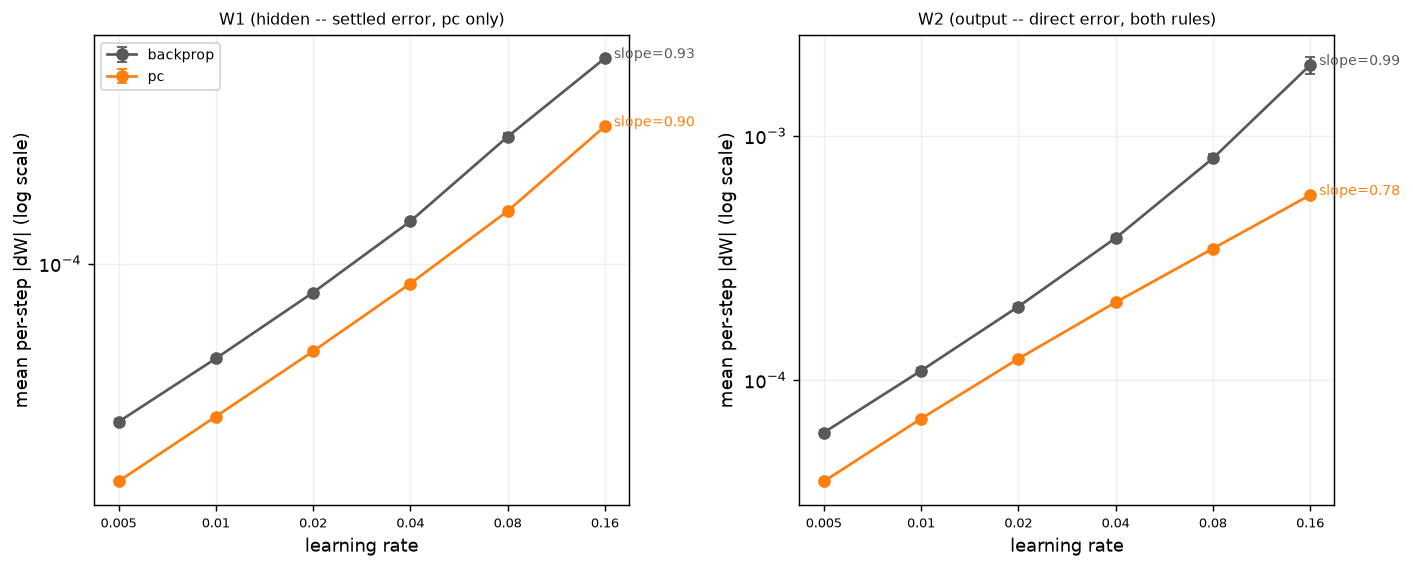

Source code (Python):
"""Does PC's realised per-step weight movement scale sub-linearly with nominal lr relative to
backprop's (a direct mechanistic test of "PC is more robust to lr overshoot"), and is that
confined to W1 -- the hidden-layer weights, whose error signal comes through settling -- while W2
-- the output weights, which use the same direct target-error signal for both rules -- scales the
same way for both, as a built-in control?

Report series 2, decade 344. Motivated by 343: the accuracy-based evidence that PC degrades more
gently than backprop past their shared lr optimum is real in some cells (class-il both metrics,
domain-il crossover) but not others (domain-il retention actually degrades FASTER for pc) -- a
mixed, metric/scenario-confounded picture. This tests the underlying MECHANISM directly, on the
update rule itself, independent of accuracy, forgetting, or crossover's own measurement-resolution
problems (which 343 showed are real at high lr).

DESIGN: fixed-step JOINT training (no continual learning, no early stopping -- a stated deviation
from src.protocol.run/run_classil, needed because early stopping would let different lr/method
combinations see different numbers of updates, contaminating the per-step measurement) on all 10
Class-IL classes at once. N=300 steps, identical across every (method, lr, seed) cell. Same seed
gives both rules an IDENTICAL initial W1/W2 (src.model.init_params keys off seed, not method), so
the only thing that can differ is what each rule's update does to those same starting weights.

MEASUREMENT: src.probes.weight_path_probe (already built, used by scripts 47-49/65 for synaptic
path efficiency) accumulates sum|dw| per synapse over the run. Divided by N, that is each
synapse's mean per-step movement; averaged over the layer, one scalar per layer per run. Fit
log(mean per-step movement) against log(lr): a rule applying update = lr * (error signal) with an
error signal that does not itself depend on lr should show a slope of ~1 (directly proportional).
A slope below 1 means the realised step shrinks relative to what the nominal lr alone would
predict -- the direct signature of a damping mechanism.

lr grid matches 340/343 ([0.005 .. 0.16]) for direct comparability. PC's settle control fixed at
its settled value (dt=0.4, adaptive stop) -- not re-swept here, already established (330-334).
5 seeds (10-14) -- this is a mechanism check, not a headline comparison; cheap to extend if needed.

One figure: 344_weight_step_vs_lr.png, 2 columns (W1, W2) -- mean per-step |dW| vs lr, log-log,
backprop and pc, with fitted slopes annotated.
"""
import sys
from pathlib import Path

ROOT = Path(__file__).resolve().parents[1]
sys.path.insert(0, str(ROOT))

import yaml
import numpy as np
import torch
import matplotlib.pyplot as plt

from src.protocol import PROTOCOL, replace, load, build, figure_path as _figure_path, \
    array_path as _array_path
from src.runner import _loader
from src.probes import weight_path_probe

SMOKE = "--smoke" in sys.argv
REPLOT = "--replot" in sys.argv

OPTIMAL_DT = 0.4
SETTLE_STEP_CAP = 100
SETTLE_DELTA_TOL = 1e-4
SETTLE_PATIENCE = 3

METHODS = ["backprop", "pc"]

with open(Path(__file__).parent / "config_300.yaml") as f:
    CFG = yaml.safe_load(f)

if SMOKE:
    SEEDS, SEED_START = 2, 10
    LR_GRID = [0.01, 0.02]
    N_STEPS = 20
    print("--smoke: tiny budget, results are NOT meaningful\n")
else:
    SEEDS = 5
    SEED_START = CFG["training"]["seed_start"]
    LR_GRID = [0.005, 0.01, 0.02, 0.04, 0.08, 0.16]
    N_STEPS = 300

BASE_PROTOCOL = replace(
    PROTOCOL,
    img_size=CFG["data"]["img_size"], n_tasks=CFG["data"]["n_tasks"],
    classes_per_task=CFG["data"]["classes_per_task"], fashion=CFG["data"]["fashion"],
    scenario="class_il",   # out_dim=10, plain 10-way -- no label remap needed for joint training
    hidden=CFG["architecture"]["hidden"], n_layers=CFG["architecture"]["n_layers"],
    act=CFG["architecture"]["activation"], bias=CFG["architecture"]["bias"],
    init=CFG["architecture"]["init"],
    loss=CFG["output_layer"]["loss"], target=CFG["output_layer"]["target"],
    mask=CFG["output_layer"]["mask"], reduction=CFG["output_layer"]["reduction"],
    optimizer=CFG["training"]["optimizer"], batch=CFG["training"]["batch_size"],
    device=CFG["evaluation"]["device"],
)


def figure_path():
    return _figure_path(__file__, "SMOKE" if SMOKE else "")


def array_path():
    return _array_path(__file__, "SMOKE" if SMOKE else "")


def _row_for(proto, method, lr, seed, data):
    """(mean_per_step_W1, mean_per_step_W2) -- accumulated path length / N_STEPS, averaged over
    each layer's synapses."""
    handle = {}
    kw = dict(lr=lr)
    if method == "pc":
        kw.update(dt=OPTIMAL_DT, steps=SETTLE_STEP_CAP,
                 stop_delta=SETTLE_DELTA_TOL, stop_patience=SETTLE_PATIENCE)
    train_step, predict = build(proto, method, seed, handle=handle, **kw)

    wrapped, path = weight_path_probe(train_step, handle["params"])

    classes = list(range(proto.n_classes))
    loader = _loader(data.train, data.class_idx, classes, proto.batch, seed=seed)
    it = iter(loader)
    for _ in range(N_STEPS):
        try:
            x, y = next(it)
        except StopIteration:
            it = iter(loader)
            x, y = next(it)
        wrapped(x.to(proto.device), y.to(proto.device), active=classes)

    w1 = float((path["W1"] / N_STEPS).mean())
    w2 = float((path["W2"] / N_STEPS).mean())
    return w1, w2


if REPLOT and Path(array_path()).exists():
    rows = list(np.load(array_path(), allow_pickle=True)["data"])
    print("--replot: redrawing from saved arrays, no training\n")
else:
    rows = []
    data = load(BASE_PROTOCOL)   # single load, reused across every cell -- dataset doesn't vary
    for method in METHODS:
        for lr in LR_GRID:
            for seed in range(SEED_START, SEED_START + SEEDS):
                w1, w2 = _row_for(BASE_PROTOCOL, method, lr, seed, data)
                rows.append((method, lr, seed, w1, w2))
        print(f"  {method:9s} done")
    np.savez(array_path(), data=np.array(rows, dtype=object))
    print("saved arrays")


def _vals(col, method, lr):
    return np.array([r[col] for r in rows if r[0] == method and r[1] == lr], dtype=float)


METHOD_COLOR = {"backprop": "0.35", "pc": "tab:orange"}

fig, axes = plt.subplots(1, 2, figsize=(11, 4.5))
print("\nfitted slope: log(mean per-step |dW|) vs log(lr) -- ~1.0 = proportional to lr, "
     "<1.0 = damped relative to lr")
for ax, (name, col) in zip(axes, [("W1 (hidden -- settled error, pc only)", 3),
                                  ("W2 (output -- direct error, both rules)", 4)]):
    print(f"\n  {name}")
    for method in METHODS:
        means = np.array([_vals(col, method, lr).mean() for lr in LR_GRID])
        sems = np.array([_vals(col, method, lr).std(ddof=1) / np.sqrt(_vals(col, method, lr).size)
                        if _vals(col, method, lr).size > 1 else 0.0 for lr in LR_GRID])
        ax.errorbar(LR_GRID, means, yerr=sems, marker="o", color=METHOD_COLOR[method],
                   capsize=3, label=method)
        slope, intercept = np.polyfit(np.log(LR_GRID), np.log(means), 1)
        print(f"    {method:9s} slope = {slope:+5.2f}")
        ax.annotate(f"slope={slope:.2f}", (LR_GRID[-1], means[-1]), fontsize=8,
                   color=METHOD_COLOR[method], xytext=(5, 0), textcoords="offset points")
    ax.set_xscale("log"); ax.set_yscale("log")
    ax.set_xticks(LR_GRID); ax.set_xticklabels([str(v) for v in LR_GRID], fontsize=7)
    ax.minorticks_off()
    ax.set_xlabel("learning rate")
    ax.set_ylabel("mean per-step |dW| (log scale)")
    ax.set_title(name, fontsize=9)
    ax.grid(alpha=0.2, which="both")
axes[0].legend(fontsize=8)

fig.tight_layout()
fig.savefig(figure_path(), dpi=130, bbox_inches="tight")
print(f"\nsaved {figure_path()}")
